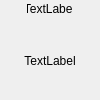
<?xml version="1.0" encoding="UTF-8"?>
<ui version="4.0">
 <class>FileComponent</class>
 <widget class="QWidget" name="FileComponent">
  <property name="geometry">
   <rect>
    <x>0</x>
    <y>0</y>
    <width>100</width>
    <height>100</height>
   </rect>
  </property>
  <property name="minimumSize">
   <size>
    <width>100</width>
    <height>100</height>
   </size>
  </property>
  <property name="maximumSize">
   <size>
    <width>100</width>
    <height>100</height>
   </size>
  </property>
  <property name="windowTitle">
   <string>Form</string>
  </property>
  <widget class="QLineEdit" name="lineEdit">
   <property name="geometry">
    <rect>
     <x>0</x>
     <y>0</y>
     <width>100</width>
     <height>100</height>
    </rect>
   </property>
   <property name="minimumSize">
    <size>
     <width>100</width>
     <height>100</height>
    </size>
   </property>
   <property name="maximumSize">
    <size>
     <width>100</width>
     <height>100</height>
    </size>
   </property>
   <property name="styleSheet">
    <string notr="true">background-color: rgba(0, 0, 0, 0);
border:none;</string>
   </property>
   <property name="readOnly">
    <bool>true</bool>
   </property>
  </widget>
  <widget class="QLabel" name="name">
   <property name="geometry">
    <rect>
     <x>1</x>
     <y>54</y>
     <width>98</width>
     <height>45</height>
    </rect>
   </property>
   <property name="minimumSize">
    <size>
     <width>98</width>
     <height>45</height>
    </size>
   </property>
   <property name="maximumSize">
    <size>
     <width>98</width>
     <height>45</height>
    </size>
   </property>
   <property name="text">
    <string>TextLabel</string>
   </property>
   <property name="scaledContents">
    <bool>false</bool>
   </property>
   <property name="alignment">
    <set>Qt::AlignHCenter|Qt::AlignTop</set>
   </property>
   <property name="wordWrap">
    <bool>true</bool>
   </property>
  </widget>
  <widget class="QLabel" name="icon">
   <property name="geometry">
    <rect>
     <x>27</x>
     <y>2</y>
     <width>45</width>
     <height>45</height>
    </rect>
   </property>
   <property name="minimumSize">
    <size>
     <width>45</width>
     <height>45</height>
    </size>
   </property>
   <property name="maximumSize">
    <size>
     <width>45</width>
     <height>45</height>
    </size>
   </property>
   <property name="text">
    <string>TextLabel</string>
   </property>
   <property name="alignment">
    <set>Qt::AlignHCenter|Qt::AlignTop</set>
   </property>
  </widget>
 </widget>
 <resources/>
 <connections/>
</ui>
